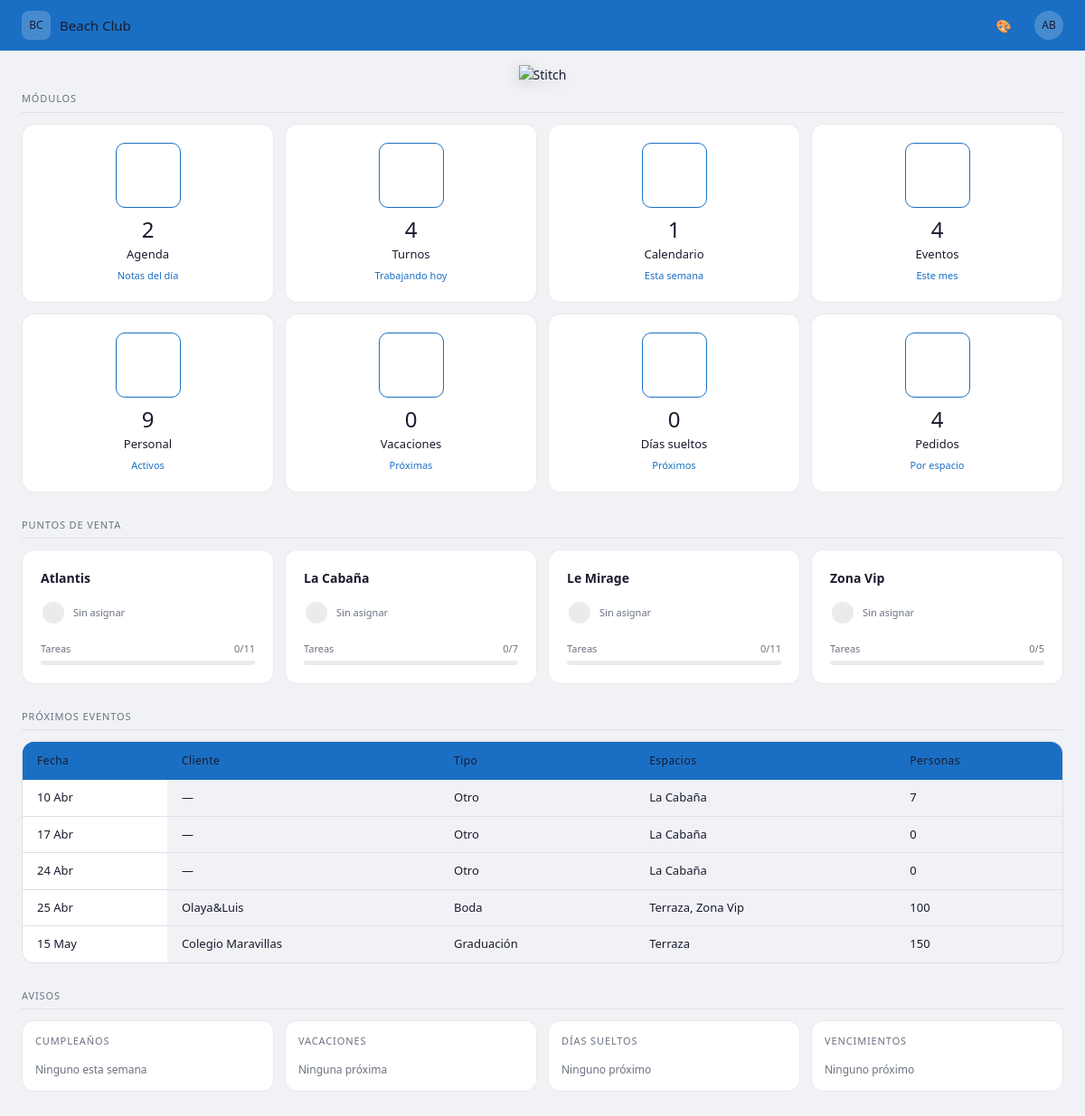
/, run on an earlier commit of the app's database.
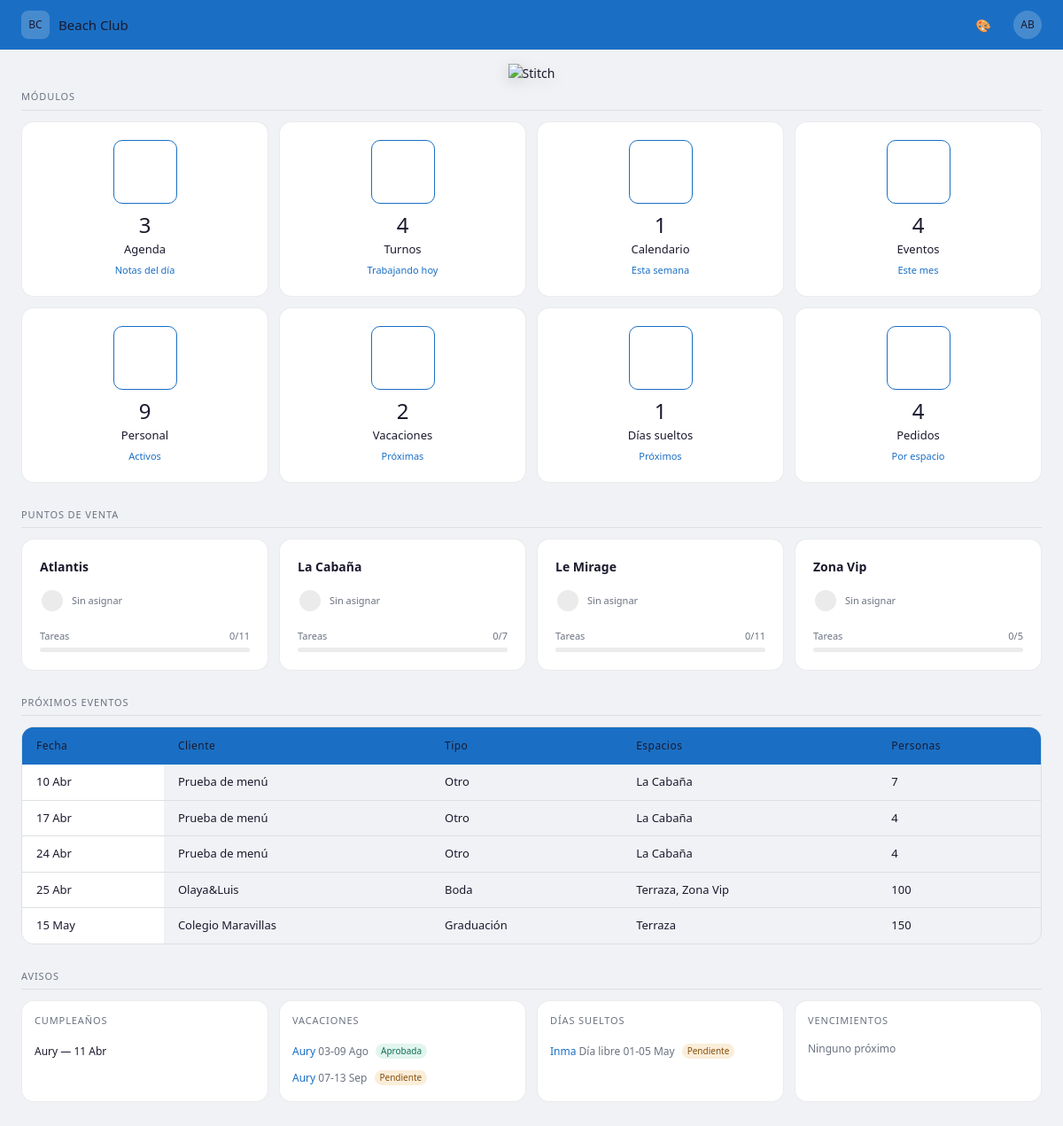
And on a later commit of the database.
### core/models.py (models this page shows, shortened)
class Espacio(models.Model):
    nombre = models.CharField(max_length=100)
    descripcion = models.TextField(blank=True)
    activo = models.BooleanField(default=True)
    class Meta:
        verbose_name = 'Espacio'
        verbose_name_plural = 'Espacios'
        ordering = ['nombre']

class Evento(models.Model):
    TIPO_CHOICES = [
        ('boda', 'Boda'),
        ('graduacion', 'Graduación'),
        ('comunion', 'Comunión'),
        ('gala', 'Gala'),
        ('preboda', 'Preboda'),
        ('otro', 'Otro'),
    ]
    CONCEPTO_CHOICES = [
        ('cena', 'Cena'),
        ('comida', 'Comida'),
        ('almuerzo', 'Almuerzo'),
        ('barbacoa', 'Barbacoa'),
        ('cocktail', 'Cocktail'),
        ('barra', 'Barra'),
        ('ceremonia', 'Ceremonia'),
        ('otro', 'Otro'),
    ]
    cliente = models.CharField(max_length=200)
    tipo = models.CharField(max_length=20, choices=TIPO_CHOICES)
    fecha = models.DateField()
    espacios = models.ManyToManyField(Espacio, related_name='eventos')
    concepto = models.CharField(max_length=20, choices=CONCEPTO_CHOICES)
    personas = models.PositiveIntegerField()
    notas = models.TextField(blank=True)
    created_at = models.DateTimeField(auto_now_add=True)
    class Meta:
        verbose_name = 'Evento'
        verbose_name_plural = 'Eventos'
        ordering = ['fecha']

### personal/models.py (models this page shows, shortened)
class Empleado(models.Model):
    CONTRATO_CHOICES = [
        ('indefinido', 'Indefinido'),
        ('temporal', 'Temporal'),
        ('fijo_discontinuo', 'Fijo discontinuo'),
        ('obra_servicio', 'Obra y servicio'),
        ('practicas', 'Prácticas'),
    ]
    ROL_CHOICES = [
        ('maitre', 'Maître'),
        ('segundo_maitre', 'Segundo Maître'),
        ('jefe_sector', 'Jefe de sector'),
        ('camarero', 'Camarero'),
        ('ayudante_camarero', 'Ayudante de camarero'),
    ]
    nombre = models.CharField(max_length=100)
    apellidos = models.CharField(max_length=100, blank=True)
    rol = models.CharField(max_length=20, choices=ROL_CHOICES)
    telefono = models.CharField(max_length=20, blank=True)
    email = models.EmailField(blank=True)
    fecha_nacimiento = models.DateField(null=True, blank=True)
    activo = models.BooleanField(default=True)
    posicion = models.PositiveIntegerField(default=0)
    tipo_contrato = models.CharField(max_length=20, choices=CONTRATO_CHOICES, blank=True)
    fecha_vencimiento = models.DateField(null=True, blank=True)
    class Meta:
        verbose_name = 'Empleado'
        verbose_name_plural = 'Empleados'
        ordering = ['posicion', 'nombre']

class SolicitudAusencia(models.Model):
    TIPO_CHOICES = [
        ('vacaciones', 'Vacaciones'),
        ('libre', 'Día libre'),
        ('inamovible', 'Libre inamovible'),
        ('libre_vacaciones', 'Libre vacaciones'),
        ('finde_largo', 'Finde largo'),
    ]
    ESTADO_CHOICES = [
        ('pendiente', 'Pendiente'),
        ('aprobada', 'Aprobada'),
        ('rechazada', 'Rechazada'),
    ]
    empleado = models.ForeignKey(Empleado, on_delete=models.CASCADE, related_name='solicitudes')
    tipo = models.CharField(max_length=20, choices=TIPO_CHOICES, default='vacaciones')
    fecha_inicio = models.DateField()
    fecha_fin = models.DateField()
    notas = models.TextField(blank=True)
    estado = models.CharField(max_length=20, choices=ESTADO_CHOICES, default='pendiente')
    fecha_solicitud = models.DateTimeField(auto_now_add=True)
    class Meta:
        verbose_name = 'Solicitud de ausencia'
        verbose_name_plural = 'Solicitudes de ausencia'
        ordering = ['-fecha_solicitud']

### core/views.py (the view)
# urls.py: path('', views.dashboard, name='dashboard'),
def dashboard(request):
    hoy = timezone.now().date()
    espacios = Espacio.objects.filter(activo=True)
    eventos_proximos = Evento.objects.filter(fecha__gte=hoy).order_by('fecha')[:5]
    total_eventos_mes = Evento.objects.filter(
        fecha__year=hoy.year,
        fecha__month=hoy.month
    ).count()
    total_personal = Empleado.objects.filter(activo=True).count()
    turnos_hoy = Turno.objects.filter(
        fecha=hoy,
        estado='trabajo'
    ).select_related('empleado', 'espacio')
    resumen_espacios = []
    for espacio in espacios:
        asignados = turnos_hoy.filter(espacio=espacio).select_related('empleado')
        total_tareas = TareaPlantilla.objects.filter(espacio=espacio, activa=True).count()
        completadas = TareaDelDia.objects.filter(
            plantilla__espacio=espacio, fecha=hoy, completada=True
        ).count()
        porcentaje = int(completadas / total_tareas * 100) if total_tareas > 0 else 0
        resumen_espacios.append({
            'espacio': espacio,
            'asignados': asignados,
            'total_tareas': total_tareas,
            'completadas': completadas,
            'porcentaje': porcentaje,
        })
    en_7_dias = hoy + timezone.timedelta(days=7)
    eventos_esta_semana = Evento.objects.filter(fecha__gte=hoy, fecha__lte=en_7_dias).count()
    vacaciones_proximas = SolicitudAusencia.objects.filter(
        tipo='vacaciones',
        fecha_fin__gte=hoy,
    ).exclude(estado='rechazada').select_related('empleado').order_by('fecha_inicio')
    dias_sueltos_proximos = SolicitudAusencia.objects.filter(
        tipo__in=['libre', 'inamovible', 'libre_vacaciones', 'finde_largo'],
        fecha_fin__gte=hoy,
    ).exclude(estado='rechazada').select_related('empleado').order_by('fecha_inicio')
    cumpleanos_proximos = []
    for empleado in Empleado.objects.filter(activo=True, fecha_nacimiento__isnull=False):
        cumple = empleado.fecha_nacimiento.replace(year=hoy.year)
        if cumple < hoy:
            cumple = cumple.replace(year=hoy.year + 1)
        if hoy <= cumple <= en_7_dias:
            cumpleanos_proximos.append({'empleado': empleado, 'fecha': cumple})
    cumpleanos_proximos.sort(key=lambda x: x['fecha'])
    contratos_proximos = Empleado.objects.filter(
        activo=True,
        fecha_vencimiento__isnull=False,
        fecha_vencimiento__year=hoy.year,
    ).order_by('fecha_vencimiento')
    solicitudes_pendientes = SolicitudAusencia.objects.filter(estado='pendiente').count()
    solicitudes_vacaciones = SolicitudAusencia.objects.filter(
        tipo='vacaciones', fecha_fin__gte=hoy
    ).exclude(estado='rechazada').count()
    solicitudes_dias = SolicitudAusencia.objects.filter(
        tipo__in=['libre', 'inamovible', 'libre_vacaciones', 'finde_largo'], fecha_fin__gte=hoy
    ).exclude(estado='rechazada').count()
    context = {
        'resumen_espacios': resumen_espacios,
        'total_espacios': espacios.count(),
        'eventos_proximos': eventos_proximos,
        'total_eventos_mes': total_eventos_mes,
        'total_personal': total_personal,
        'turnos_activos_hoy': turnos_hoy.count(),
        'eventos_esta_semana': eventos_esta_semana,
        'total_notas': Nota.objects.count(),
        'vacaciones_proximas': vacaciones_proximas,
        'dias_sueltos_proximos': dias_sueltos_proximos,
        'cumpleanos_proximos': cumpleanos_proximos,
        'contratos_proximos': contratos_proximos,
        'solicitudes_pendientes': solicitudes_pendientes,
        'solicitudes_vacaciones': solicitudes_vacaciones,
        'solicitudes_dias': solicitudes_dias,
        'hoy': hoy,
    }
    return render(request, 'core/dashboard.html', context)

### core/templates/core/dashboard.html (shortened to what the changed rows need)
{% extends 'core/base.html' %}
{% load static %}
{% block content %}
<div class="bc-section">
  <div class="bc-card-grid bc-card-dock" data-cols="2">
    <a href="{% url 'agenda' %}" class="bc-card">
      <div class="bc-card-icon"></div>
      <div class="bc-card-value">{{ total_notas }}</div>
      <div class="bc-card-label">Agenda</div>
      <div class="bc-card-sub">Notas del día</div>
    </a>
    <a href="{% url 'lista_vacaciones' %}" class="bc-card">
      <div class="bc-card-icon"></div>
      <div class="bc-card-value">{{ solicitudes_vacaciones }}</div>
      <div class="bc-card-label">Vacaciones</div>
      <div class="bc-card-sub">Próximas</div>
    </a>
    <a href="{% url 'lista_dias_sueltos' %}" class="bc-card">
      <div class="bc-card-icon"></div>
      <div class="bc-card-value">{{ solicitudes_dias }}</div>
      <div class="bc-card-label">Días sueltos</div>
      <div class="bc-card-sub">Próximos</div>
    </a>
  </div>
</div>
<div class="bc-section">
  <div class="bc-card-dock" data-cols="1">
    {% for item in resumen_espacios %}
    <a href="{% url 'detalle_espacio' item.espacio.pk %}" class="bc-card bc-pdv-card">
      <div class="bc-pdv-nombre">{{ item.espacio.nombre }}</div>
      <div class="bc-avatar-stack">
        {% if item.asignados %}
          {% for turno in item.asignados|slice:":4" %}
          <div class="bc-avatar" title="{{ turno.empleado.nombre }}">
            {{ turno.empleado.nombre|slice:":2"|upper }}
          </div>
          {% endfor %}
          {% if item.asignados.count > 4 %}
          <div class="bc-avatar bc-avatar-extra">+{{ item.asignados.count|add:"-4" }}</div>
          {% endif %}
        {% else %}
          <div class="bc-avatar bc-avatar-empty">
          </div>
          <span class="bc-avatar-empty-label">Sin asignar</span>
        {% endif %}
      </div>
      <div class="bc-progress-wrap">
        <div class="bc-progress-label">
          <span>Tareas</span>
          <span>{{ item.completadas }}/{{ item.total_tareas }}</span>
        </div>
        <div class="bc-progress-bar">
        </div>
      </div>
    </a>
    {% endfor %}
  </div>
</div>
<div class="bc-section">
  <div class="bc-table-wrapper">
    <table class="bc-table">
      <thead>
        <tr>
          <th>Fecha</th>
          <th>Cliente</th>
          <th>Tipo</th>
          <th>Espacios</th>
          <th>Personas</th>
        </tr>
      </thead>
      <tbody>
        {% for evento in eventos_proximos %}
        <tr>
          <td>{{ evento.fecha|date:"d M" }}</td>
          <td>{{ evento.cliente|default:"—" }}</td>
          <td>{{ evento.get_tipo_display }}</td>
          <td>{% for e in evento.espacios.all %}{{ e.nombre }}{% if not forloop.last %}, {% endif %}{% endfor %}</td>
          <td>{{ evento.personas }}</td>
        </tr>
        {% empty %}
        <tr><td colspan="5">No hay eventos próximos</td></tr>
        {% endfor %}
      </tbody>
    </table>
  </div>
</div>
<div class="bc-section">
  <div class="bc-notif-grid bc-notif-grid-4">
    <div class="bc-card bc-card-compact">
      <div class="bc-notif-label"> Cumpleaños</div>
      {% for item in cumpleanos_proximos %}
      <div class="bc-notif-item">
        <span>{{ item.empleado.nombre }} — {{ item.fecha|date:"d M" }}</span>
      </div>
      {% empty %}
      <div class="bc-notif-empty">Ninguno esta semana</div>
      {% endfor %}
    </div>
    <div class="bc-card bc-card-compact">
      <div class="bc-notif-label"> Vacaciones</div>
      {% for sol in vacaciones_proximas %}
      <div class="bc-notif-item">
        <span>
          <a href="{% url 'detalle_empleado' sol.empleado.pk %}" class="bc-link-plain bc-font-medium">{{ sol.empleado.nombre }}</a>
          <span class="bc-text-muted"> {{ sol.fecha_inicio|date:"d" }}-{{ sol.fecha_fin|date:"d M" }}</span>
        </span>
        {% if sol.estado == 'pendiente' %}
          <span class="bc-badge bc-badge-amber bc-badge-sm">Pendiente</span>
        {% else %}
          <span class="bc-badge bc-badge-green bc-badge-sm">Aprobada</span>
        {% endif %}
      </div>
      {% empty %}
      <div class="bc-notif-empty">Ninguna próxima</div>
      {% endfor %}
    </div>
    <div class="bc-card bc-card-compact">
      <div class="bc-notif-label"> Días sueltos</div>
      {% for sol in dias_sueltos_proximos %}
      <div class="bc-notif-item">
        <span>
          <a href="{% url 'detalle_empleado' sol.empleado.pk %}" class="bc-link-plain bc-font-medium">{{ sol.empleado.nombre }}</a>
          <span class="bc-text-muted"> {{ sol.get_tipo_display }} {{ sol.fecha_inicio|date:"d" }}-{{ sol.fecha_fin|date:"d M" }}</span>
        </span>
        {% if sol.estado == 'pendiente' %}
          <span class="bc-badge bc-badge-amber bc-badge-sm">Pendiente</span>
        {% else %}
          <span class="bc-badge bc-badge-green bc-badge-sm">Aprobada</span>
        {% endif %}
      </div>
      {% empty %}
      <div class="bc-notif-empty">Ninguno próximo</div>
      {% endfor %}
    </div>
  </div>
</div>
{% endblock %}

What changed in the data, as far as the page shows it:
changed Evento "10 Abr": cliente "—" → "Prueba de menú"
changed Evento "17 Abr": cliente "—" → "Prueba de menú"; personas "0" → "4"
changed Evento "24 Abr": cliente "—" → "Prueba de menú"; personas "0" → "4"
now on this page (row edited): Empleado: empleado.nombre "Aury", fecha "11 Abr"
added SolicitudAusencia: empleado.nombre "Aury", fecha_inicio "03", fecha_fin "09 Ago", estado "Aprobada"
added SolicitudAusencia: empleado.nombre "Aury", fecha_inicio "07", fecha_fin "13 Sep", estado "Pendiente"
added SolicitudAusencia: empleado.nombre "Inma", tipo "Día libre", fecha_inicio "01", fecha_fin "05 May", estado "Pendiente"
Also different on the page:
{{ total_notas }}: "2" → "3"
{{ solicitudes_vacaciones }}: "0" → "2"
{{ solicitudes_dias }}: "0" → "1"
text no longer shown: "Ninguno esta semana Ninguna próxima Ninguno próximo"
